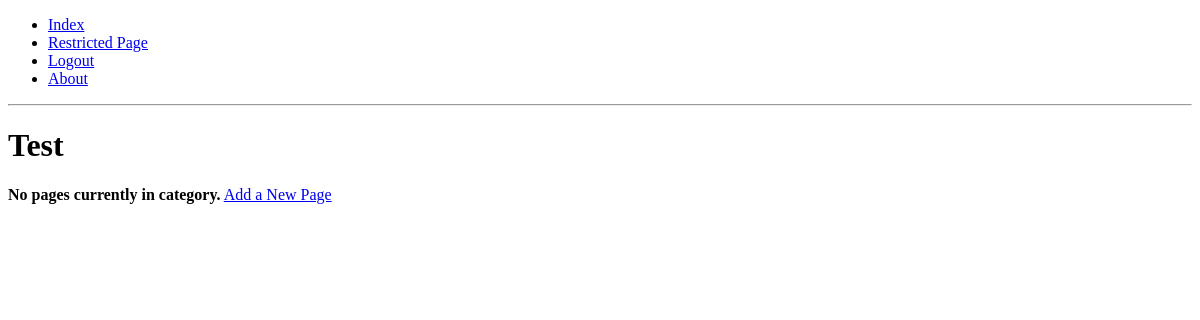
Before: /rango/category/test/ (signed in) with the older database file.
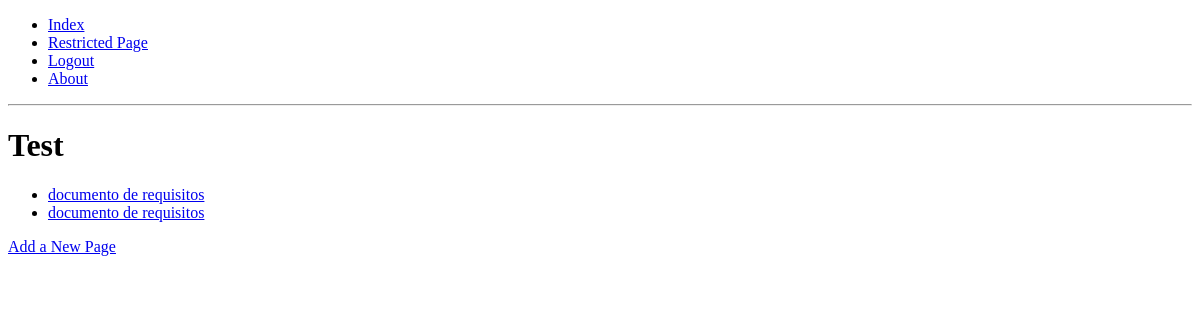
After: the same page with the newer database file.
### rango/models.py (models this page shows, shortened)
class Category(models.Model):
	name = models.CharField(max_length=128, unique=True)
	view = models.IntegerField(default=0)
	likes = models.IntegerField(default=0)
	slug = models.SlugField(unique=True)

class Page(models.Model):
	category = models.ForeignKey(Category)
	title = models.CharField(max_length=128)
	url = models.URLField()
	views = models.IntegerField(default=0)

### rango/views.py (the view)
# urls.py: url(r'^category/(?P<category_name_slug>[\w\-]+)/$', views.category, name='category'),
def category(request, category_name_slug):
	context_dict = {}
	try:
		category = Category.objects.get(slug=category_name_slug)
		context_dict['category_name'] = category.name
		pages = Page.objects.filter(category=category).order_by('-views')[:5]
		context_dict['pages'] = pages
		context_dict['category'] = category
	except Category.DoesNotExist:
		pass
	return render(request, 'rango/category.html', context_dict)

### templates/rango/category.html (shortened to what this page needs)
{% extends 'base.html' %}
{% load staticfiles %}
{% block body_block %}
    <h1>{{ category_name }}</h1>
        {% if category %}
            {% if pages %}
                <ul>
                    {% for page in pages %}
                        <li><a href="{{ page.url }}">{{ page.title }}</a></li>
                    {% endfor %}
                </ul>
                {% else %}
                    <strong>No pages currently in category.</strong>
                {% endif %}
            {% else %}
                The specified category {{ category_name }} does not exist!
            {% endif %}
            {% if user.is_authenticated %}
                <a href="{% url 'add_page' category.slug %}">Add a New Page</a><br />
            {% endif %}
{% endblock %}

### templates/base.html (shortened to what this page needs)
<!DOCTYPE html>
<html>
    <head>
    </head>
    <body>
        <div>
            <ul>
                <li><a href="{% url 'index' %}">Index</a></li>
            {% if user.is_authenticated %}
                <li><a href="{% url 'restricted' %}">Restricted Page</a></li>
                <li><a href="{% url 'logout' %}">Logout</a></li>
            {% else %}
                <li><a href="{% url 'register' %}">Register Here</a></li>
                <li><a href="{% url 'login' %}">Login</a></li>
            {% endif %}
                <li><a href="{% url 'about' %}">About</a></li>
            </ul>
        </div>
        <hr />
        <div>
            {% block body_block %}{% endblock %}
        </div>
    </body>
</html>

Changed rows visible on the page:
added Page: title "documento de requisitos"
added Page: title "documento de requisitos"
Other visible differences:
text no longer shown: "No pages currently in category."
